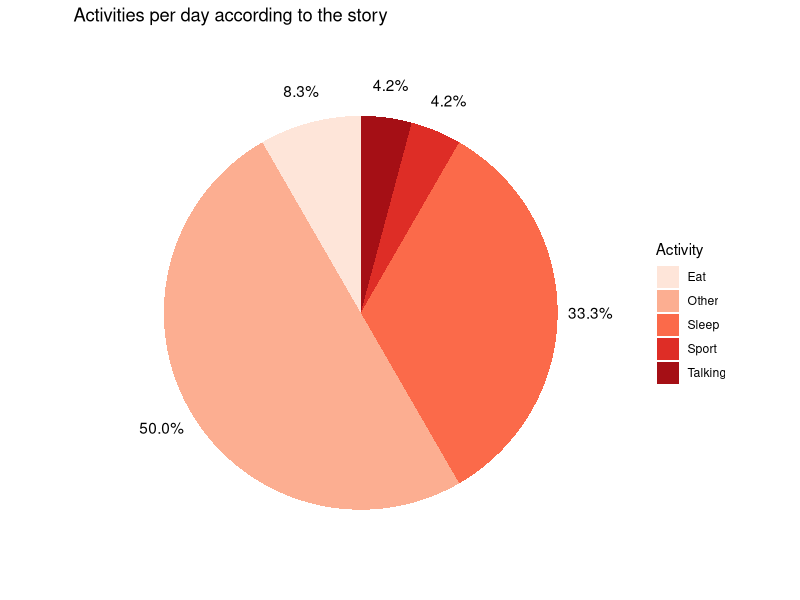

Recreate this plot in R.

library(ggplot2)
library(dplyr)
library(scales)

df <- data.frame (
  group = c("Sleep", "Eat", "Sport", "Talking", "Other"),
  value = c(8, 2, 1, 1, 12)
)

total = sum(df$value)

head(df)

df %>% 
  ggplot(aes(x = "", y = value, fill = group)) + 
  geom_col() + 
  #x = 1.6 will bring labels out side the circle. Position helps make the circle round
  geom_text(aes(x = 1.6, label = percent(value/total)), position = position_stack(vjust = 0.5)) + 
  scale_fill_brewer(palette = "Reds") +
  coord_polar("y") + 
  theme_void() + 
  labs(title = "Activities per day according to the story",
       fill  = "Activity")
